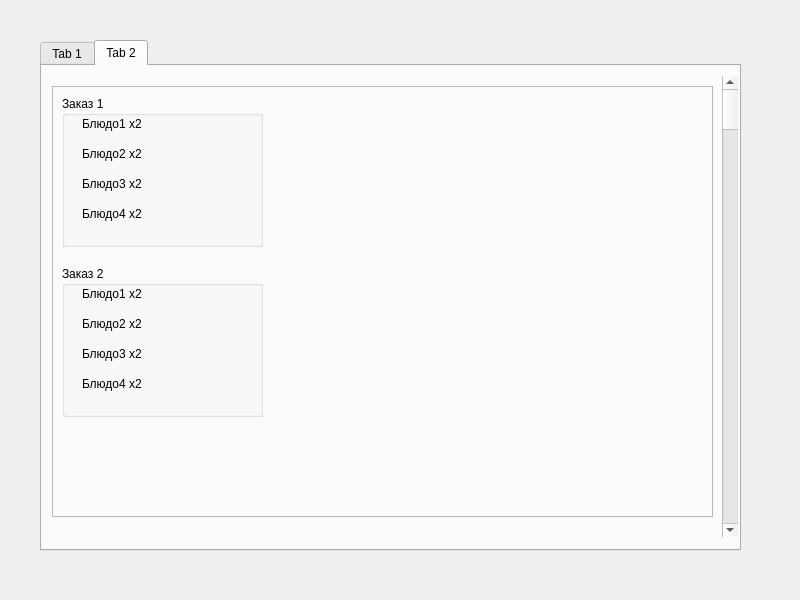
<?xml version="1.0" encoding="UTF-8"?>
<ui version="4.0">
 <class>MainWindow</class>
 <widget class="QMainWindow" name="MainWindow">
  <property name="geometry">
   <rect>
    <x>0</x>
    <y>0</y>
    <width>800</width>
    <height>600</height>
   </rect>
  </property>
  <property name="windowTitle">
   <string>MainWindow</string>
  </property>
  <widget class="QWidget" name="centralwidget">
   <widget class="QTabWidget" name="tabWidget">
    <property name="geometry">
     <rect>
      <x>40</x>
      <y>40</y>
      <width>701</width>
      <height>511</height>
     </rect>
    </property>
    <property name="currentIndex">
     <number>1</number>
    </property>
    <widget class="QWidget" name="tab">
     <attribute name="title">
      <string>Tab 1</string>
     </attribute>
     <widget class="QFrame" name="frame">
      <property name="geometry">
       <rect>
        <x>-10</x>
        <y>20</y>
        <width>621</width>
        <height>391</height>
       </rect>
      </property>
      <property name="frameShape">
       <enum>QFrame::StyledPanel</enum>
      </property>
      <property name="frameShadow">
       <enum>QFrame::Raised</enum>
      </property>
      <widget class="QSpinBox" name="spinBox">
       <property name="geometry">
        <rect>
         <x>470</x>
         <y>50</y>
         <width>40</width>
         <height>25</height>
        </rect>
       </property>
      </widget>
      <widget class="QSpinBox" name="spinBox_2">
       <property name="geometry">
        <rect>
         <x>470</x>
         <y>110</y>
         <width>40</width>
         <height>25</height>
        </rect>
       </property>
      </widget>
      <widget class="QSpinBox" name="spinBox_3">
       <property name="geometry">
        <rect>
         <x>470</x>
         <y>170</y>
         <width>40</width>
         <height>25</height>
        </rect>
       </property>
      </widget>
      <widget class="QSpinBox" name="spinBox_4">
       <property name="geometry">
        <rect>
         <x>470</x>
         <y>230</y>
         <width>40</width>
         <height>25</height>
        </rect>
       </property>
      </widget>
      <widget class="QLabel" name="label">
       <property name="geometry">
        <rect>
         <x>50</x>
         <y>50</y>
         <width>100</width>
         <height>25</height>
        </rect>
       </property>
       <property name="text">
        <string>TextLabel</string>
       </property>
      </widget>
      <widget class="QLabel" name="label_2">
       <property name="geometry">
        <rect>
         <x>50</x>
         <y>110</y>
         <width>100</width>
         <height>25</height>
        </rect>
       </property>
       <property name="text">
        <string>TextLabel</string>
       </property>
      </widget>
      <widget class="QLabel" name="label_3">
       <property name="geometry">
        <rect>
         <x>50</x>
         <y>170</y>
         <width>100</width>
         <height>25</height>
        </rect>
       </property>
       <property name="text">
        <string>TextLabel</string>
       </property>
      </widget>
      <widget class="QLabel" name="label_4">
       <property name="geometry">
        <rect>
         <x>50</x>
         <y>230</y>
         <width>100</width>
         <height>25</height>
        </rect>
       </property>
       <property name="text">
        <string>TextLabel</string>
       </property>
      </widget>
     </widget>
     <widget class="QScrollBar" name="verticalScrollBar">
      <property name="geometry">
       <rect>
        <x>670</x>
        <y>20</y>
        <width>16</width>
        <height>451</height>
       </rect>
      </property>
      <property name="orientation">
       <enum>Qt::Vertical</enum>
      </property>
     </widget>
    </widget>
    <widget class="QWidget" name="tab_2">
     <attribute name="title">
      <string>Tab 2</string>
     </attribute>
     <widget class="QFrame" name="frame_2">
      <property name="geometry">
       <rect>
        <x>10</x>
        <y>20</y>
        <width>661</width>
        <height>431</height>
       </rect>
      </property>
      <property name="frameShape">
       <enum>QFrame::StyledPanel</enum>
      </property>
      <property name="frameShadow">
       <enum>QFrame::Raised</enum>
      </property>
      <widget class="QGroupBox" name="groupBox">
       <property name="geometry">
        <rect>
         <x>10</x>
         <y>10</y>
         <width>201</width>
         <height>151</height>
        </rect>
       </property>
       <property name="title">
        <string>Заказ 1</string>
       </property>
       <widget class="QLabel" name="label_5">
        <property name="geometry">
         <rect>
          <x>20</x>
          <y>20</y>
          <width>171</width>
          <height>16</height>
         </rect>
        </property>
        <property name="text">
         <string>Блюдо1 х2</string>
        </property>
       </widget>
       <widget class="QLabel" name="label_6">
        <property name="geometry">
         <rect>
          <x>20</x>
          <y>50</y>
          <width>171</width>
          <height>16</height>
         </rect>
        </property>
        <property name="text">
         <string>Блюдо2 х2</string>
        </property>
       </widget>
       <widget class="QLabel" name="label_7">
        <property name="geometry">
         <rect>
          <x>20</x>
          <y>80</y>
          <width>171</width>
          <height>16</height>
         </rect>
        </property>
        <property name="text">
         <string>Блюдо3 х2</string>
        </property>
       </widget>
       <widget class="QLabel" name="label_8">
        <property name="geometry">
         <rect>
          <x>20</x>
          <y>110</y>
          <width>171</width>
          <height>16</height>
         </rect>
        </property>
        <property name="text">
         <string>Блюдо4 х2</string>
        </property>
       </widget>
      </widget>
      <widget class="QGroupBox" name="groupBox_2">
       <property name="geometry">
        <rect>
         <x>10</x>
         <y>180</y>
         <width>201</width>
         <height>151</height>
        </rect>
       </property>
       <property name="title">
        <string>Заказ 2</string>
       </property>
       <widget class="QLabel" name="label_9">
        <property name="geometry">
         <rect>
          <x>20</x>
          <y>20</y>
          <width>171</width>
          <height>16</height>
         </rect>
        </property>
        <property name="text">
         <string>Блюдо1 х2</string>
        </property>
       </widget>
       <widget class="QLabel" name="label_10">
        <property name="geometry">
         <rect>
          <x>20</x>
          <y>50</y>
          <width>171</width>
          <height>16</height>
         </rect>
        </property>
        <property name="text">
         <string>Блюдо2 х2</string>
        </property>
       </widget>
       <widget class="QLabel" name="label_11">
        <property name="geometry">
         <rect>
          <x>20</x>
          <y>80</y>
          <width>171</width>
          <height>16</height>
         </rect>
        </property>
        <property name="text">
         <string>Блюдо3 х2</string>
        </property>
       </widget>
       <widget class="QLabel" name="label_12">
        <property name="geometry">
         <rect>
          <x>20</x>
          <y>110</y>
          <width>171</width>
          <height>16</height>
         </rect>
        </property>
        <property name="text">
         <string>Блюдо4 х2</string>
        </property>
       </widget>
      </widget>
     </widget>
     <widget class="QScrollBar" name="verticalScrollBar_2">
      <property name="geometry">
       <rect>
        <x>680</x>
        <y>10</y>
        <width>16</width>
        <height>461</height>
       </rect>
      </property>
      <property name="orientation">
       <enum>Qt::Vertical</enum>
      </property>
     </widget>
    </widget>
   </widget>
  </widget>
 </widget>
 <resources/>
 <connections/>
</ui>
